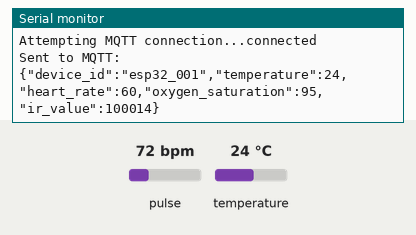
Simulated run of this sketch. Board: ESP32. Shown: the last lines printed to the serial monitor. Inputs (shaded band) come from the test bench; at power-on: pulse 72 bpm, temperature 24 °C. WiFi joins after 1.5 s; servers stay silent unless stated; no MQTT or app messages arrive unless stated.

Above: at 2.8 s.
2.9 s: pulse set to 42 bpm
At 4.3 s:
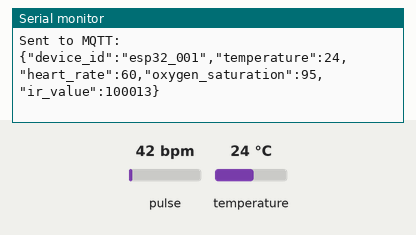
4.4 s: temperature set to 12 °C
5.9 s: pulse set to 70 bpm
At 7.1 s:
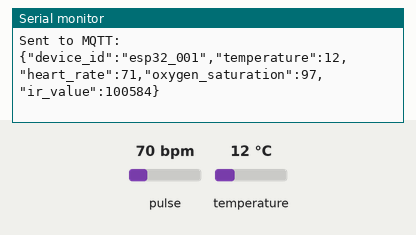
7.4 s: temperature set to 19 °C
At 9.1 s:
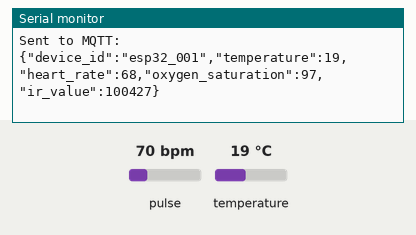
Timing chart, 0 to 9.9 s (numbered marks = the images above; inputs shaded):
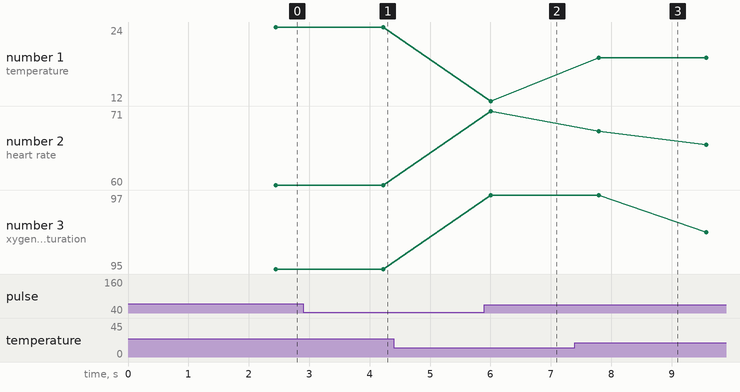

The sketch:

sketch_apr12b.ino
```cpp
#include <WiFi.h>
#include <PubSubClient.h>
#include <ArduinoJson.h>
#include <OneWire.h>
#include <DallasTemperature.h>
#include <Wire.h>
#include "MAX30105.h"

// Wi-Fi credentials
const char* ssid = "Dialog 4G";
const char* password = "homeswee@home123AB";

// MQTT broker info
const char* mqtt_server = "192.168.8.100";
const int mqtt_port = 1883;
const char* mqtt_topic = "device/esp32_001";
const char* device_id = "esp32_001";

// DS18B20 sensor on GPIO4
#define ONE_WIRE_BUS 4
OneWire oneWire(ONE_WIRE_BUS);
DallasTemperature sensors(&oneWire);

// MAX30102 sensor
MAX30105 particleSensor;

// MQTT setup
WiFiClient espClient;
PubSubClient client(espClient);

// Wi-Fi connect
void setup_wifi() {
  delay(100);
  Serial.print("Connecting to ");
  Serial.println(ssid);
  WiFi.begin(ssid, password);
  while (WiFi.status() != WL_CONNECTED) {
    delay(500);
    Serial.print(".");
  }
  Serial.println("\nWiFi connected");
  Serial.print("IP address: ");
  Serial.println(WiFi.localIP());
}

// Reconnect MQTT
void reconnect() {
  while (!client.connected()) {
    Serial.print("Attempting MQTT connection...");
    if (client.connect(device_id)) {
      Serial.println("connected");
    } else {
      Serial.print("failed, rc=");
      Serial.print(client.state());
      Serial.println(" try again in 5 seconds...");
      delay(5000);
    }
  }
}

void setup() {
  Serial.begin(115200);
  setup_wifi();
  client.setServer(mqtt_server, mqtt_port);

  // Start DS18B20
  sensors.begin();

  // Initialize MAX30102
  Wire.begin();
  if (!particleSensor.begin(Wire, I2C_SPEED_STANDARD)) {
    Serial.println("MAX30102 not found. Check wiring!");
    while (1);
  }

  particleSensor.setup();
  particleSensor.setPulseAmplitudeRed(0x0A);
  particleSensor.setPulseAmplitudeIR(0x0A);
}

void loop() {
  if (!client.connected()) {
    reconnect();
  }
  client.loop();

  // Get temperature from DS18B20
  sensors.requestTemperatures();
  float temperature = sensors.getTempCByIndex(0);

  // Get readings from MAX30102
  long irValue = particleSensor.getIR();
  long redValue = particleSensor.getRed();

  // Simple SpO2 and heart rate estimation logic
  int heartRate = map(redValue % 1000, 0, 999, 60, 100);
  int spo2 = map(irValue % 1000, 0, 999, 95, 100);

  // Build JSON payload
  StaticJsonDocument<256> doc;
  doc["device_id"] = device_id;
  doc["temperature"] = temperature;
  doc["heart_rate"] = heartRate;
  doc["oxygen_saturation"] = spo2;
  doc["ir_value"] = irValue;

  char jsonBuffer[256];
  serializeJson(doc, jsonBuffer);
  client.publish(mqtt_topic, jsonBuffer);

  // Print to Serial Monitor
  Serial.println("Sent to MQTT:");
  Serial.println(jsonBuffer);

  delay(1000);
}
```

Measured:
- after the input at 2.9 s, the serial monitor: prints a new line after 1.3 s (image 1)
- after the input at 5.9 s, the serial monitor: prints a new line after 0.11 s (image 2)
- after the input at 7.4 s, the serial monitor: prints a new line after 0.39 s (image 3)
- plotted number 1: 12 → 19 after the input at 7.4 s
- plotted number 2: 60 → 71 after the input at 5.9 s
- plotted number 3: 95 → 97 after the input at 5.9 s
